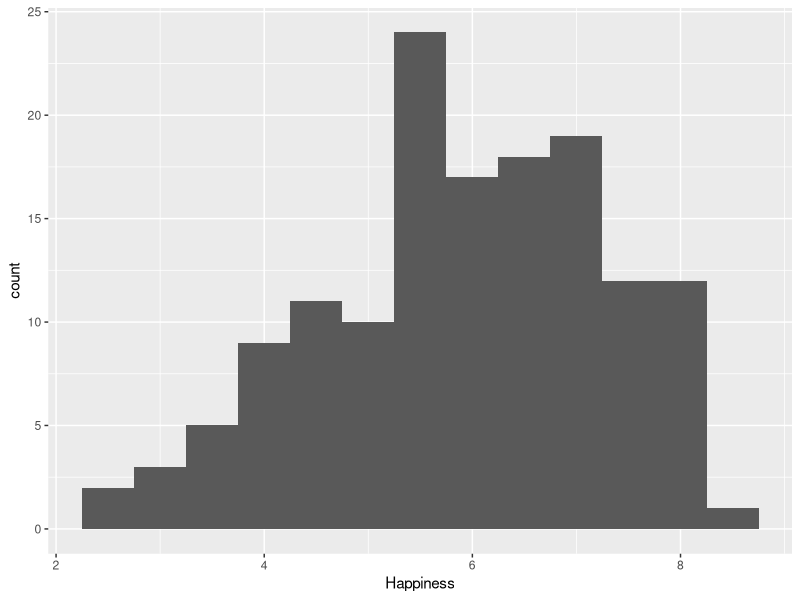
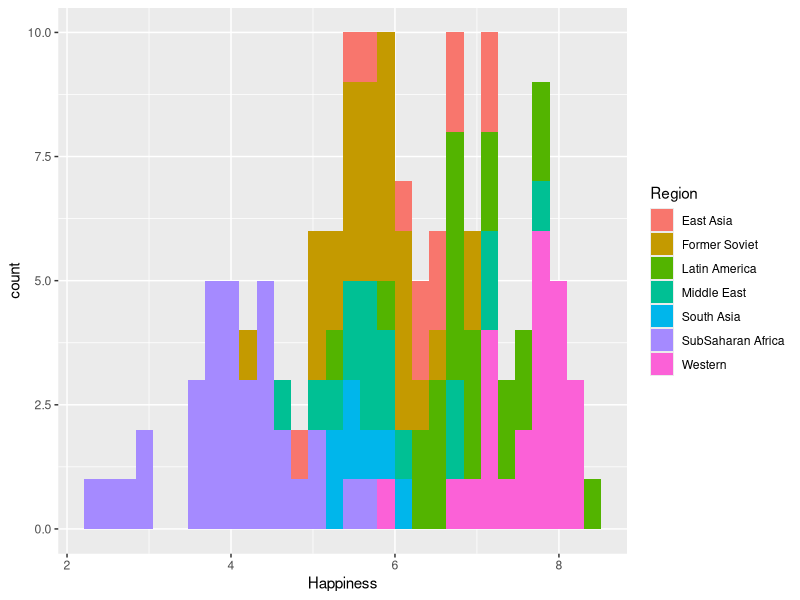
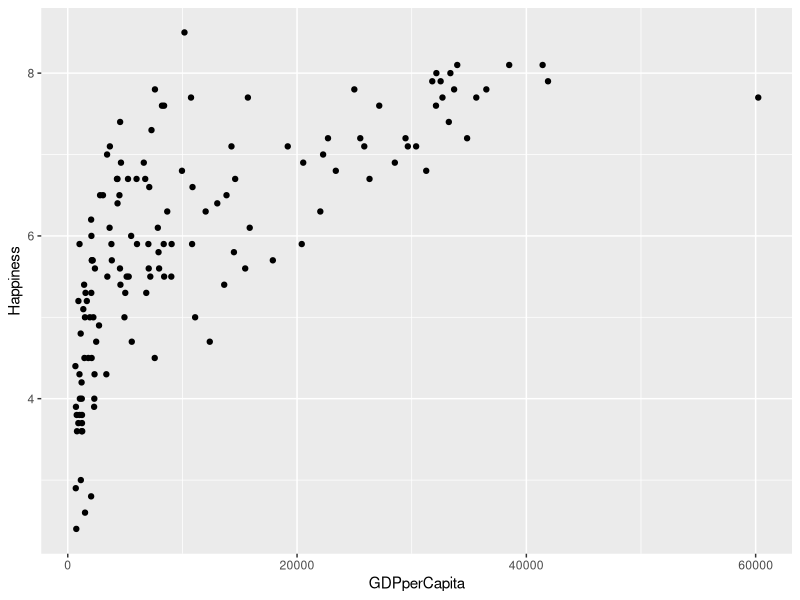
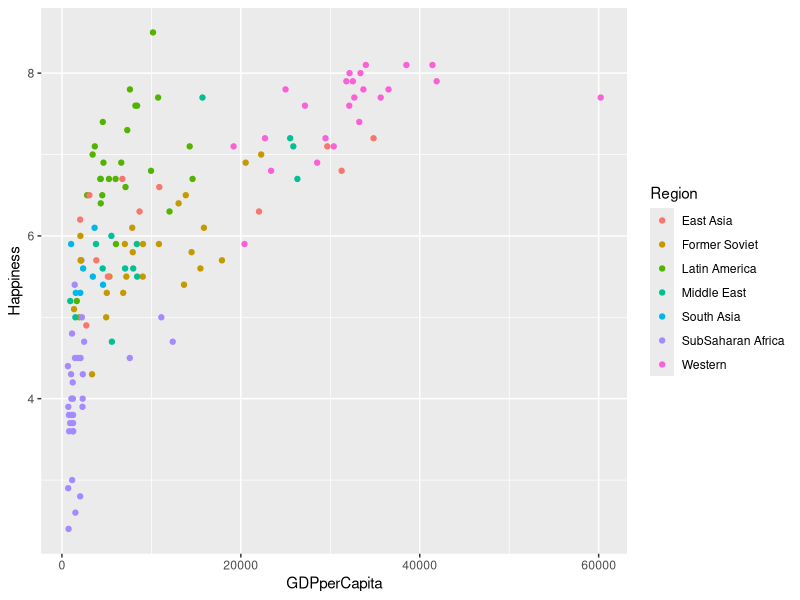
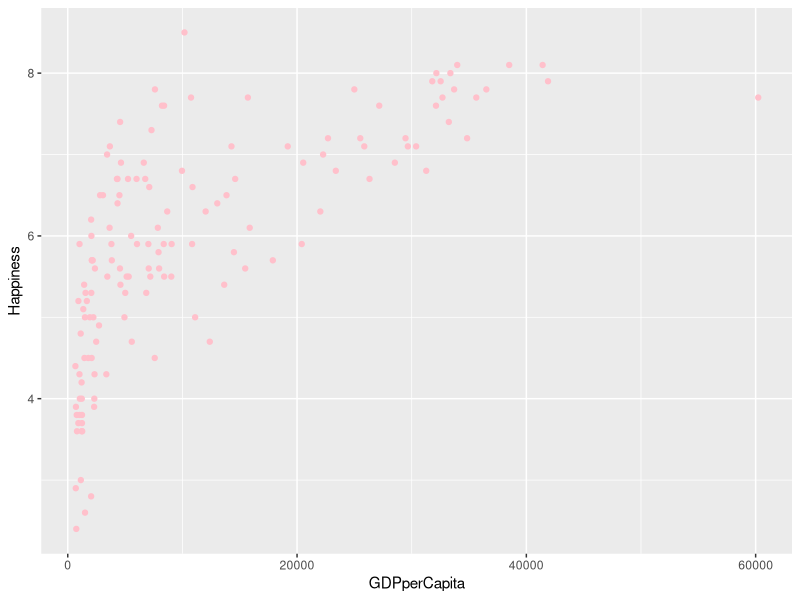
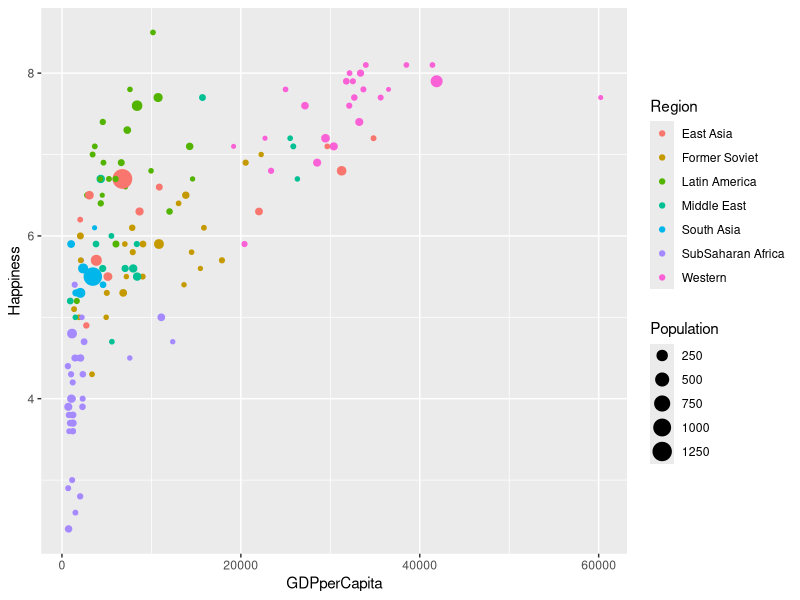
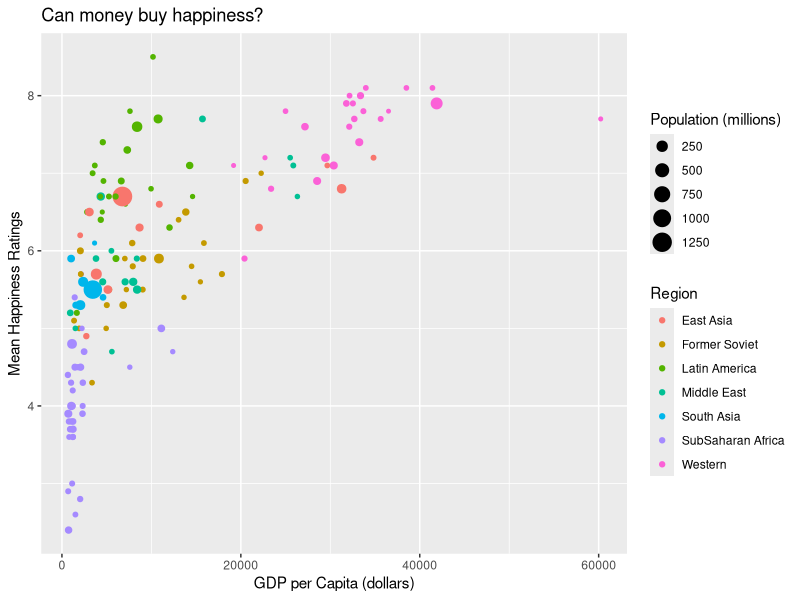
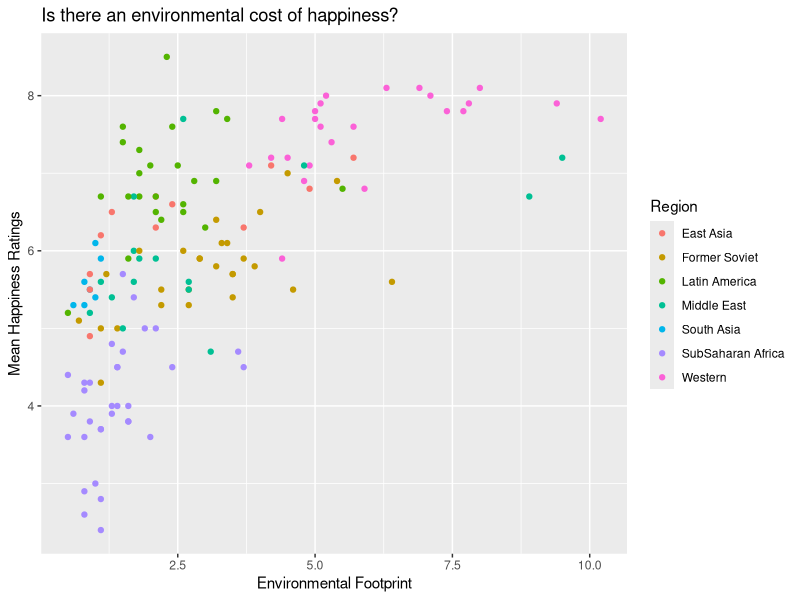

Generate these figures, in order, with R:
## ---- chunk 1
library(tidyverse) #this is the tidyverse package that we almost always use!
library(viridisLite) #this package is for adding colorblind-friendly colors to your plots.
## ---- chunk 2
# source: "https://www.lock5stat.com/datasets3e/HappyPlanetIndex.csv"
# notes to future self: you're smart
happy <- read_csv("data/HappyPlanetIndex.csv")

## ---- chunk 3

happy <- happy %>% 
  mutate(
    Region = case_when(
      Region == 1 ~ "Latin America",
      Region == 2 ~ "Western",
      Region == 3 ~ "Middle East",
      Region == 4 ~ "SubSaharan Africa",
      Region == 5 ~ "South Asia",
      Region == 6 ~ "East Asia",
      Region == 7 ~ "Former Soviet",
      TRUE ~ NA_character_
    ),
    HDI_group = factor(case_when(
      HDI <= .55 ~ "Low",
      HDI < .699 ~ "Medium",
      HDI < .799 ~ "High",
      HDI >= .799 ~ "Very high",
      is.na(HDI) ~ NA_character_
    ), levels = c("Low","Medium","High","Very high")
  )
  )

## ---- chunk 4

?glimpse

glimpse(happy) 

## ---- chunk 5

ggplot(happy, aes(x=Happiness)) + 
  geom_histogram(binwidth=.5)

## ---- chunk 6

happy  %>%  
  filter(Happiness >= 8)  %>% 
  arrange(desc(Happiness))

## ---- chunk 7

happy %>% 
  arrange(desc(Happiness)) %>% 
  tail()

## ---- chunk 8

happy %>% 
  group_by(Region)  %>% 
  summarise(Mean_Happiness = mean(Happiness),
            SD_Happiness = sd(Happiness))  %>% 
  arrange(Mean_Happiness)

happy %>% 
  ggplot(aes(x=Happiness, fill=Region)) +
  geom_histogram()

## ---- chunk 9

ggplot(happy, aes(x=GDPperCapita, y=Happiness)) +
  geom_point()

ggplot(happy, aes(x=GDPperCapita, y=Happiness, color=Region)) +
  geom_point()

## ---- chunk 10

ggplot(happy, aes(x = GDPperCapita, y = Happiness)) +
  geom_point(colour="pink")

## ---- chunk 11

ggplot(happy, aes(x = GDPperCapita, y = Happiness, color = Region, size = Population)) +
  geom_point()

## ---- chunk 12

ggplot(happy, aes(x = GDPperCapita, y = Happiness, , size = Population, color = Region)) +
  geom_point() + 
  labs(
    title = "Can money buy happiness?",
    x = "GDP per Capita (dollars)",
    y = "Mean Happiness Ratings",
    size = "Population (millions)"
    ) 

## ---- chunk 13

happy %>% 
  group_by(Region) %>% 
  summarise(GDPvsHappiness = cor(Happiness, GDPperCapita)) #what's the problem with this table?

happy %>% 
  filter(!is.na(Happiness), !is.na(GDPperCapita)) %>% 
  group_by(Region) %>% 
  summarise(GDPvsHappiness = cor(Happiness, GDPperCapita))

## ---- chunk 14

happy %>% 
  ggplot(aes(x = Footprint, y = Happiness, color = Region)) +
  geom_point() + 
  labs(
    title = "Is there an environmental cost of happiness?",
    x = "Environmental Footprint",
    y = "Mean Happiness Ratings",
    color = "Region"
    ) 


happy %>% 
  filter(!is.na(Happiness), !is.na(Footprint)) %>% 
  group_by(Region) %>% 
  summarise(FootprintvsHappiness = cor(Happiness, Footprint))

## ---- chunk 15

ggplot(happy, aes(x=HDI_group)) +
  geom_bar() + 
  labs(
    title = "How many countries are developed?",
    x = "Human Development Index Level",
    y = "Frequency"
    ) 

## ---- chunk 16

ggplot(happy, aes(x=Population)) +
  geom_histogram() + 
  labs(
    title = "Population Distribution",
    x = "Population (millions)",
    y = "Frequency"
    ) 

## ---- chunk 17

happy %>% 
  ggplot(aes(x = Region, y = Happiness, fill = Region)) +
  geom_boxplot() +
  labs(
    title = "How does happiness vary by Region?",
    x = "Region",
    y = "Mean Happiness Ratings",
    fill = "Region"
    ) 

happy %>% 
  ggplot(aes(x = Region, y = Happiness, fill = Region)) +
  geom_violin() + 
  labs(
    title = "How does happiness vary by Region?",
    x = "Region",
    y = "Mean Happiness Ratings",
    fill = "Region"
    ) 

## ---- chunk 18

happy %>% 
  ggplot(aes(x = Region, fill = HDI_group)) +
  geom_bar() + 
  labs(
    title = "Human Development Index (HDI) Distribution by Region",
    x = "Region",
    y = "Frequency",
    fill = "HDI Level"
    ) 

## ---- chunk 19

happy %>% 
  ggplot(aes(x = Happiness, y = GDPperCapita, color = HDI_group)) +
  geom_point() + 
  labs(
    title = "Does the relation betwen Happiness and GDP vary by HDI Level?",
    x = "Mean Happiness Ratings",
    y = "Mean GDP per Capita",
    color = "HDI Level"
    ) 

